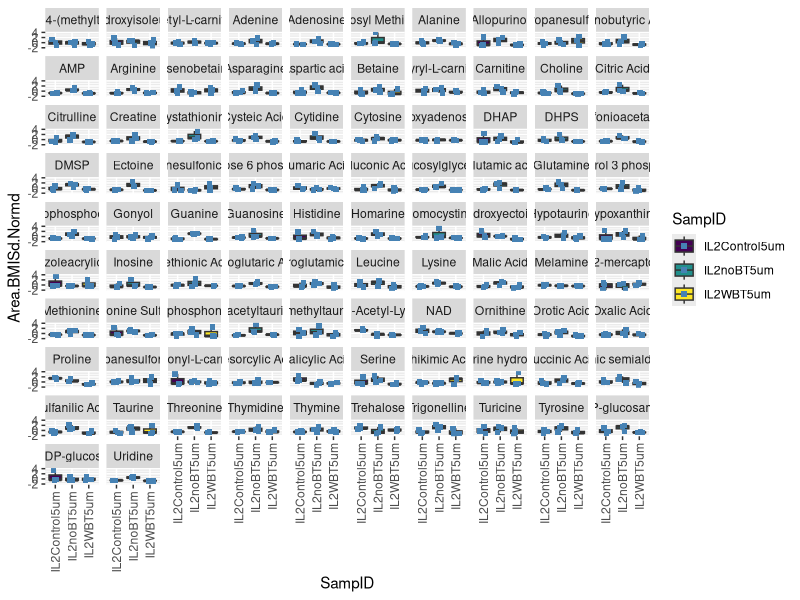
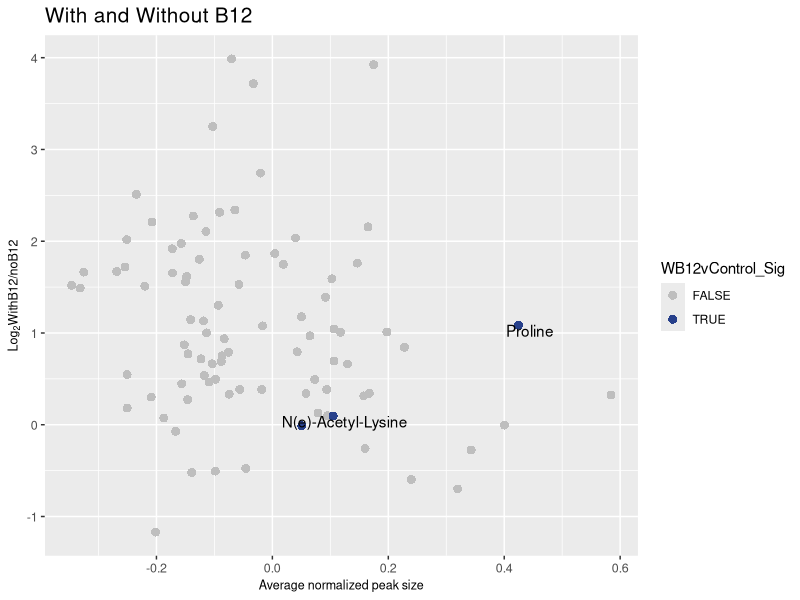
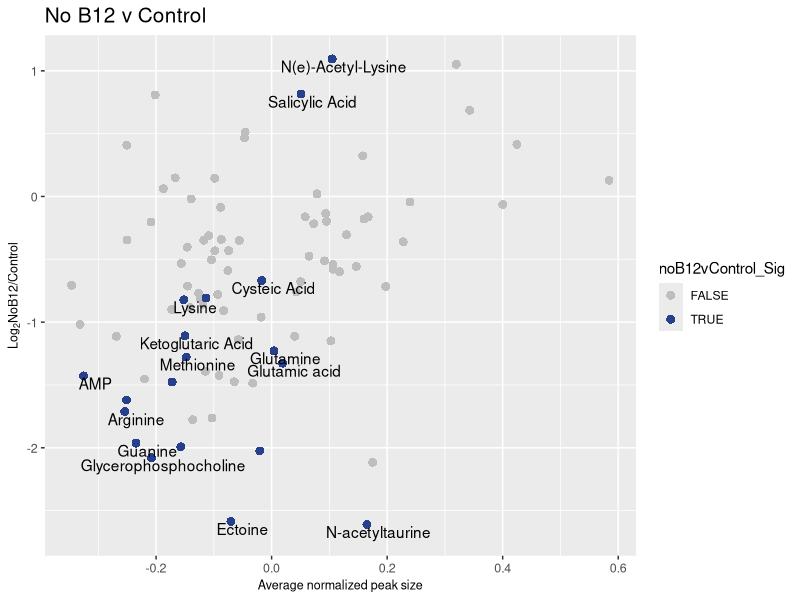
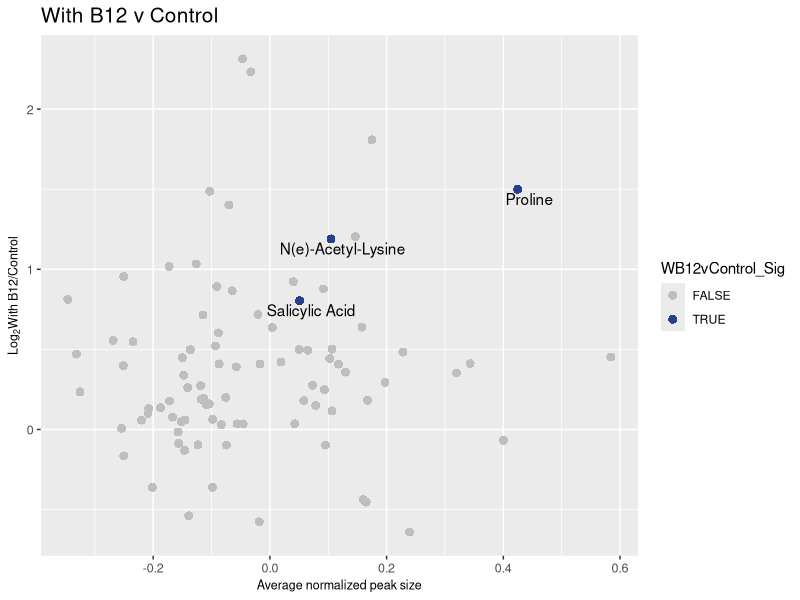

Recreate these plots in R, in order.
library(tidyverse)
options(scipen = 999)

# Set treatment filters
myTreatments <- c("IL2WBT|IL2noBT|IL2Control")
myTreatmentsSplit <- unlist(strsplit(myTreatments, split = '|', fixed = TRUE))

# Import required files
BMISd.long <- read.csv("data_processed/IsoLagran2_5_notnormd.csv", stringsAsFactors = FALSE) %>%
  select(Mass.Feature:Adjusted.Area) 
  
BMISd.wide <- read.csv("data_processed/IsoLagran2_5_normd.csv", stringsAsFactors = FALSE, check.names = FALSE)
colnames(BMISd.wide)[1] <- "Replicate.Name"
BMISd.wide.notnormd <- BMISd.long %>%
  pivot_wider(names_from = Replicate.Name, 
              values_from = Adjusted.Area)

# Change all sets to long format
BMISd.long.normd <- BMISd.wide %>%
  pivot_longer(-Replicate.Name,
    names_to = "Mass.Feature",
    values_to = "Area.BMISd.Normd") %>%
  select(Mass.Feature, Replicate.Name, Area.BMISd.Normd)

BMISd.wide.normd <- BMISd.long.normd %>%
  spread(key = "Replicate.Name", value = "Area.BMISd.Normd")

# Combine all data and rearrange
full.BMISd <- BMISd.long.normd %>%
  left_join(BMISd.long) %>%
  filter(str_detect(Replicate.Name, myTreatments)) %>%
  separate(Replicate.Name, into = c("one", "two", "SampID", "four"), remove = FALSE) %>% 
  select(Mass.Feature, Replicate.Name, SampID, Area.BMISd.Normd, Adjusted.Area) %>%
  unique()
full.BMISd <- full.BMISd[complete.cases(full.BMISd), ]

# Calculate fold changes between treatments
Analysis <- BMISd.wide.notnormd[complete.cases(BMISd.wide.notnormd), ]
mySamps <- colnames(Analysis)

myTreat1 <- mySamps[grepl(myTreatmentsSplit[1], mySamps)] # Treat1 = WBT
myTreat2 <- mySamps[grepl(myTreatmentsSplit[2], mySamps)] # Treat2 = noB12
myTreat3 <- mySamps[grepl(myTreatmentsSplit[3], mySamps)] # Treat3 = Control
myTreatsdf <- Analysis[, c(myTreat1, myTreat2, myTreat3)]

# why is this going down? Should be going up? Check that this is correct.
Analysis <- Analysis %>%
  mutate(WvnoB12_FC = log2(rowMeans(Analysis[, myTreat1]) / rowMeans(Analysis[, myTreat2]))) %>%
  mutate(noB12vCon_FC = log2(rowMeans(Analysis[, myTreat2]) / rowMeans(Analysis[, myTreat3]))) %>%
  mutate(WB12vCon_FC = log2(rowMeans(Analysis[, myTreat1]) / rowMeans(Analysis[, myTreat3]))) %>%
  select(matches('Mass|FC'))
  
  
# Set up data for ANOVA
AnovaB12 <- full.BMISd %>%
  select(-Replicate.Name) %>%
  mutate(SampID = factor(SampID, ordered = TRUE)) %>%
  group_by(Mass.Feature) %>%
  mutate(Count = n()) %>%
  filter(!Count < 9 ) %>% # 3 replicates of each treatment, total of 9. Filter those groups missing replicates.
  arrange(Mass.Feature) %>%
  select(-Count)
glimpse(AnovaB12) #Use for the future
levels(AnovaB12$SampID)

# Graph normalized areas for reference
Normd.Areas <- ggplot(AnovaB12, aes(x = SampID, y = Area.BMISd.Normd, fill = SampID)) +
  geom_boxplot() +
  facet_wrap(~Mass.Feature) +
  theme(axis.text.x = element_text(angle = 90, hjust = 1, vjust = 0.5)) +
  geom_jitter(shape = 15,
              color = "steelblue",
              position = position_jitter(0.21))
Normd.Areas

# Apply ANOVA to dataframe, summarize and check significance
AnovaList <- lapply(split(AnovaB12, AnovaB12$Mass.Feature), function(i) {
  aov(lm(Area.BMISd.Normd ~ SampID, data = i))
}) 
AnovaListSummary <- lapply(AnovaList, function(i) {
  summary(i)
})

# Apply Tukey to dataframe and check significance
TukeyList <- lapply(AnovaList, function(x) TukeyHSD(x))

# Summarize ANOVA and create dataframe of significance
AnovaDF <- as.data.frame(do.call(rbind, lapply(AnovaListSummary, function(x) {temp <- unlist(x)})))
colnames(AnovaDF)[9] <- "AnovaP"

AnovaDF <- AnovaDF %>%
  rownames_to_column(var = "Mass.Feature") %>%
  mutate(AnovaSig = ifelse(AnovaP < 0.1, TRUE, FALSE)) %>%
  select(Mass.Feature, AnovaP, AnovaSig) %>%
  arrange(Mass.Feature)

# Summarize Tukey HSD and create dataframe of significance
TukeyDF <- as.data.frame(do.call(rbind, lapply(TukeyList, function(x) {temp <- unlist(x)}))) %>%
  select(SampID10:12) %>%
  rownames_to_column("Mass.Feature") %>%
  rename(noB12vControl = SampID10,
         WB12vControl = SampID11,
         WB12vnoB12 = SampID12) %>%
  mutate(noB12vControl_Sig = ifelse(noB12vControl < 0.1, TRUE, FALSE),
          WB12vControl_Sig = ifelse(WB12vControl < 0.1, TRUE, FALSE),
          WB12vnoB12_Sig = ifelse(WB12vnoB12 < 0.1, TRUE, FALSE)) %>%
  arrange(Mass.Feature)


# Join with original data to plot
toPlot <- full.BMISd %>%
  left_join(AnovaDF) %>%
  group_by(Mass.Feature, SampID) %>%
  mutate(AveSmp = mean(Area.BMISd.Normd, na.rm = TRUE)) %>%
  select(Mass.Feature, SampID, AveSmp, AnovaSig) %>%
  unique() %>%
  left_join(TukeyDF) %>%
  left_join(Analysis) %>%
  arrange(Mass.Feature) %>%
  drop_na() %>%
  group_by(Mass.Feature) %>%
  mutate(TotalAve = mean(AveSmp))

#mutate(WvnoB12_FC = log2(rowMeans(TukeyDF[, myTreat1]) / rowMeans(WBMISd[, myTreat2])))

a <- ggplot(toPlot, aes(x = TotalAve, y = -1*(WvnoB12_FC), fill = WB12vControl_Sig,
                          label = Mass.Feature)) +
  geom_point(size = 3, shape = 21, stroke=0) +  
  scale_fill_manual(values = c("grey", "royalblue4")) +
  scale_alpha_manual(values = c(1, 0.5)) +
  ggtitle("With and Without B12") +
  theme(plot.title = element_text(size = 15),
        legend.position="none",
        axis.title.y=element_text(size=9),
        axis.title.x=element_text(size=9),
        axis.text=element_text(size=9)) +
  labs(x="Average normalized peak size", y=expression(paste(Log[2], "WithB12/noB12", sep = ""))) +
  theme(legend.position="right") +
  geom_text(data = subset(toPlot, WB12vControl_Sig == TRUE), nudge_y = -0.06, nudge_x = 0.02, check_overlap = TRUE)
a

b <- ggplot(toPlot, aes(x = TotalAve, y = -1*(noB12vCon_FC), fill = noB12vControl_Sig,
                        label = Mass.Feature)) +
  geom_point(size = 3, shape = 21, stroke=0) +  
  scale_fill_manual(values = c("grey", "royalblue4")) +
  scale_alpha_manual(values = c(1, 0.5)) +
  ggtitle("No B12 v Control") +
  theme(plot.title = element_text(size = 15),
        legend.position="none",
        axis.title.y=element_text(size=9),
        axis.title.x=element_text(size=9),
        axis.text=element_text(size=9)) +
  labs(x="Average normalized peak size", y=expression(paste(Log[2], "NoB12/Control", sep = ""))) +
  theme(legend.position="right") +
  geom_text(data = subset(toPlot, noB12vControl_Sig == TRUE), nudge_y = -0.06, nudge_x = 0.02, check_overlap = TRUE) 
b

c <- ggplot(toPlot, aes(x = TotalAve, y = -1*(WB12vCon_FC), fill = WB12vControl_Sig,
                        label = Mass.Feature)) +
  geom_point(size = 3, shape = 21, stroke=0) +  
  scale_fill_manual(values = c("grey", "royalblue4")) +
  scale_alpha_manual(values = c(1, 0.5)) +
  ggtitle("With B12 v Control") +
  theme(plot.title = element_text(size = 15),
        legend.position="none",
        axis.title.y=element_text(size=9),
        axis.title.x=element_text(size=9),
        axis.text=element_text(size=9)) +
  labs(x="Average normalized peak size", y=expression(paste(Log[2], "With B12/Control", sep = ""))) +
  theme(legend.position="right") +
  geom_text(data = subset(toPlot, WB12vControl_Sig == TRUE), nudge_y = -0.06, nudge_x = 0.02, check_overlap = TRUE) 
c



